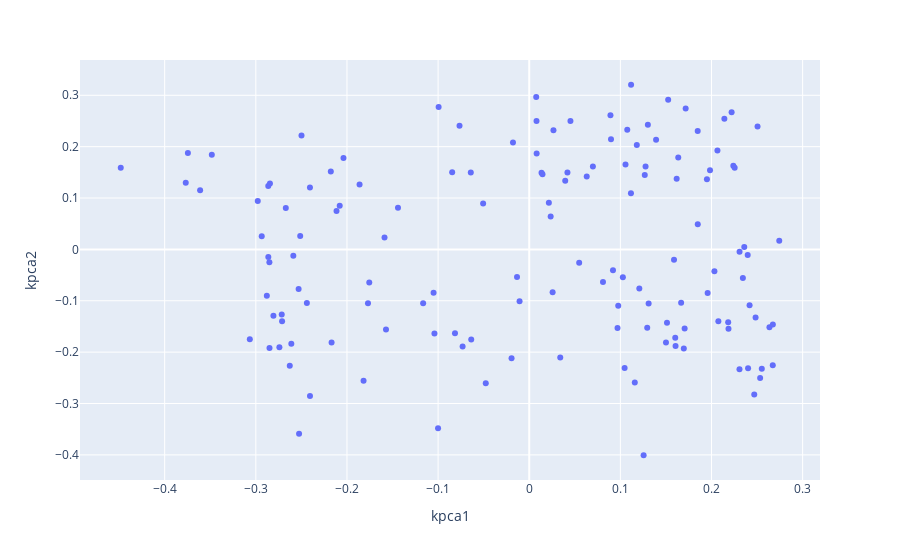

Notebook source saved alongside this figure:
### Code cell
fig = px.scatter(dfX, x="kpca1", y="kpca2",
                 hover_name="Country Name")

fig.show()

### Figure 1 — Plotly figure (JSON) as saved in the notebook; plotly's stock layout.template omitted (floating-point values rounded to 4 significant figures; data arrays with more than 128 entries replaced by an {"elided": "..."} marker saying what was removed)
{"data": [{"hovertemplate": "<b>%{hovertext}</b><br><br>kpca1=%{x}<br>kpca2=%{y}<extra></extra>", "hovertext": {"elided": "138 str values"}, "legendgroup": "", "marker": {"color": "#636efa", "symbol": "circle"}, "mode": "markers", "name": "", "showlegend": false, "type": "scatter", "x": {"elided": "138 float values"}, "xaxis": "x", "y": {"elided": "138 float values"}, "yaxis": "y"}], "layout": {"legend": {"tracegroupgap": 0}, "margin": {"t": 60}, "xaxis": {"anchor": "y", "domain": [0, 1], "title": {"text": "kpca1"}}, "yaxis": {"anchor": "x", "domain": [0, 1], "title": {"text": "kpca2"}}}}
